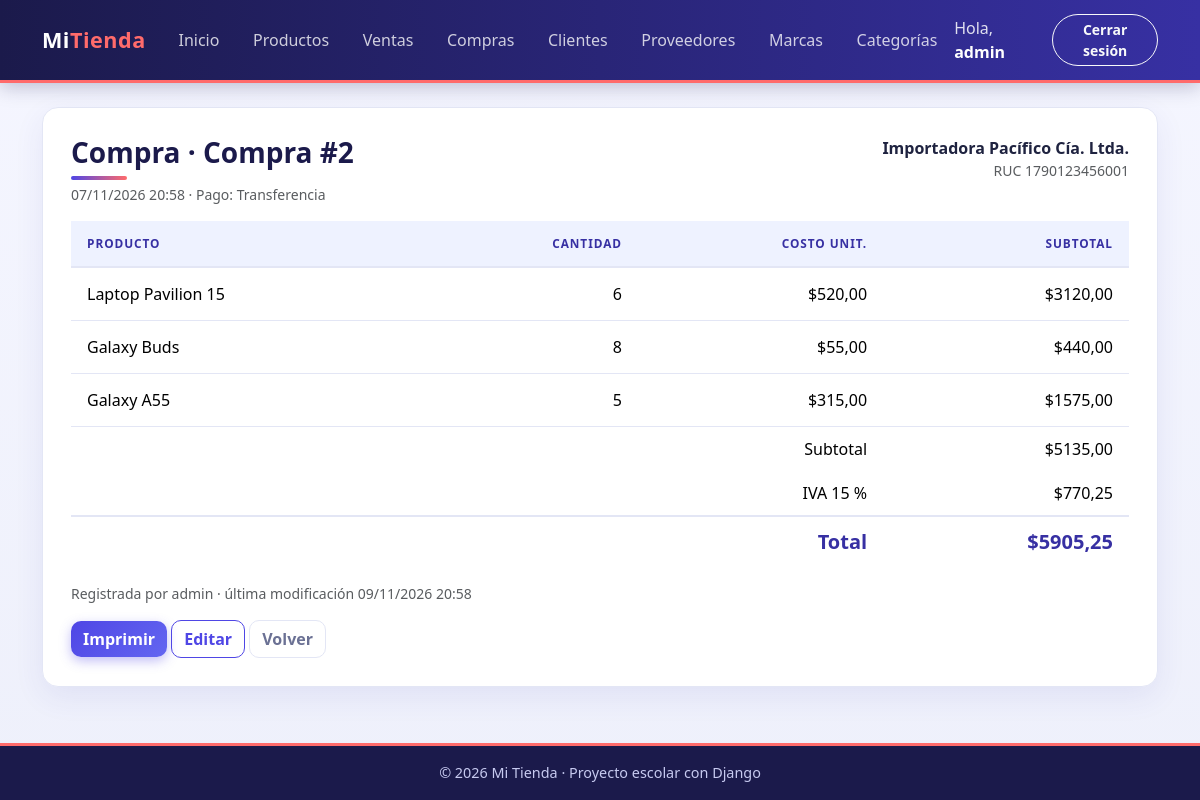
Screenshot of /facturacion/compras/2/ (signed in) with the database file from the repository.
### facturacion/models.py (models this page shows, shortened)
class ModeloBase(models.Model):
    user = models.ForeignKey(                    # 1:N con User: un usuario registra muchos registros
        User,
        on_delete=models.SET_NULL,               # Si borran al usuario, el registro se queda con user vacío
        null=True,                               # SET_NULL necesita que la columna acepte NULL
        blank=True,
        editable=False,                          # No aparece en formularios: lo llena la VISTA, no la persona
        related_name="%(class)s_registrados",    # %(class)s = nombre del modelo → user.producto_registrados
        verbose_name="Registrado por",
    )
    fecha_creacion = models.DateTimeField("Fecha de creación", auto_now_add=True)   # Se llena sola al CREAR
    fecha_modificacion = models.DateTimeField("Última modificación", auto_now=True) # Se actualiza sola en CADA save()
    class Meta:
        abstract = True                          # ← LA CLAVE: modelo "molde", sin tabla propia

class Compra(ModeloBase):
    proveedor = models.ForeignKey(Proveedor, on_delete=models.PROTECT, related_name="compras")
    fecha_hora = models.DateTimeField("Fecha y hora", default=timezone.now)
    subtotal = models.DecimalField(max_digits=12, decimal_places=2, default=0, editable=False)
    iva = models.DecimalField("IVA", max_digits=12, decimal_places=2, default=0, editable=False)
    total = models.DecimalField(max_digits=12, decimal_places=2, default=0, editable=False)
    tipo_pago = models.CharField("Tipo de pago", max_length=15, choices=TipoPago.choices, default=TipoPago.CONTADO)
    class Meta:
        verbose_name = "Compra"
        verbose_name_plural = "Compras"
        ordering = ["-fecha_hora"]
    def __str__(self):
        return f"Compra #{self.pk}"

class Proveedor(ModeloBase):                     # NUEVO
    nombre = models.CharField(max_length=80)
    apellido = models.CharField(max_length=80)
    ruc = models.CharField("RUC", max_length=13, unique=True)        # RUC de Ecuador: 13 dígitos
    email = models.EmailField("Correo", blank=True)
    contacto = models.CharField("Teléfono de contacto", max_length=15, blank=True)
    logo = models.ImageField(upload_to="proveedores/", blank=True)   # Archivo en MEDIA_ROOT/proveedores/
    class Meta:
        verbose_name = "Proveedor"
        verbose_name_plural = "Proveedores"
        ordering = ["nombre", "apellido"]
    def __str__(self):
        return f"{self.nombre} {self.apellido}"

class DetalleCompra(ModeloBase):
    compra = models.ForeignKey(Compra, on_delete=models.CASCADE, related_name="detalles")
    producto = models.ForeignKey(Producto, on_delete=models.PROTECT, related_name="detalles_compra")
    cantidad = models.PositiveIntegerField(default=1, validators=[MinValueValidator(1)])
    precio = models.DecimalField("Costo unitario", max_digits=10, decimal_places=2)   # lo que cobró el proveedor
    class Meta:
        verbose_name = "Detalle de compra"
        verbose_name_plural = "Detalles de compra"
    @property
    def subtotal(self):
        return self.cantidad * self.precio

class Producto(ModeloBase):
    nombre = models.CharField(max_length=100)
    descripcion = models.TextField("Descripción", blank=True)
    precio = models.DecimalField(max_digits=10, decimal_places=2)    # Precio de VENTA actual
    stock = models.PositiveIntegerField(default=0)                   # Unidades en bodega (nunca negativo)
    imagen = models.ImageField(                  # NUEVO: guarda una FOTO
        upload_to="productos/",                  #   el archivo va a MEDIA_ROOT/productos/
        blank=True,                              #   la foto es opcional
    )                                            #   En la tabla solo se guarda el TEXTO de la ruta: "productos/a55.jpg"
    marca = models.ForeignKey(Marca, on_delete=models.PROTECT, related_name="productos")
    categorias = models.ManyToManyField(Categoria, related_name="productos", blank=True)
    activo = models.BooleanField(default=True)
    class Meta:
        verbose_name = "Producto"
        verbose_name_plural = "Productos"
        ordering = ["nombre"]

### facturacion/views.py (the view)
# urls.py: path("compras/<int:pk>/", views.CompraDetailView.as_view(), name="compra_detalle"),
class CompraDetailView(LoginRequiredMixin, DetailView):    # VER (el detalle de la compra)
    model = Compra
    template_name = "facturacion/compra_detalle.html"
    context_object_name = "compra"
    def get_queryset(self):
        return super().get_queryset().select_related("proveedor", "user").prefetch_related("detalles__producto")
    def get_context_data(self, **kwargs):
        contexto = super().get_context_data(**kwargs)
        contexto["iva_porcentaje"] = IVA_TARIFA * 100      # 15
        return contexto

### facturacion/templates/facturacion/compra_detalle.html (shortened to what this page needs)
{% extends "base.html" %}
{% block contenido %}
<div class="tarjeta">
    <div class="d-flex justify-content-between flex-wrap gap-2 mb-3">
        <div>
            <h1 class="h3 titulo-pagina mb-1">Compra · {{ compra }}</h1>
            <div class="text-muted small">{{ compra.fecha_hora|date:"d/m/Y H:i" }} · Pago: {{ compra.get_tipo_pago_display }}</div>
        </div>
        <div class="text-end">
            <div class="fw-semibold">{{ compra.proveedor }}</div>
            <div class="text-muted small">RUC {{ compra.proveedor.ruc }}</div>
        </div>
    </div>
    <table class="table align-middle">
        <thead><tr><th>Producto</th><th class="text-end">Cantidad</th><th class="text-end">Costo unit.</th><th class="text-end">Subtotal</th></tr></thead>
        <tbody>
            {% for detalle in compra.detalles.all %}
            <tr>
                <td>{{ detalle.producto.nombre }}</td>
                <td class="text-end">{{ detalle.cantidad }}</td>
                <td class="text-end">${{ detalle.precio }}</td>
                <td class="text-end">${{ detalle.subtotal|floatformat:2 }}</td>
            </tr>
            {% endfor %}
        </tbody>
        <tfoot class="totales">
            <tr><td colspan="3" class="text-end">Subtotal</td><td class="text-end">${{ compra.subtotal }}</td></tr>
            <tr><td colspan="3" class="text-end">IVA {{ iva_porcentaje|floatformat:0 }} %</td><td class="text-end">${{ compra.iva }}</td></tr>
            <tr><td colspan="3" class="text-end fw-bold fs-5">Total</td><td class="text-end fw-bold fs-5">${{ compra.total }}</td></tr>
        </tfoot>
    </table>
    <p class="text-muted small">Registrada por {{ compra.user|default:"—" }} · última modificación {{ compra.fecha_modificacion|date:"d/m/Y H:i" }}</p>
    <div class="no-imprimir">
        <button type="button" class="btn btn-principal" onclick="window.print()">Imprimir</button>
        <a href="{% url 'facturacion:compra_editar' compra.pk %}" class="btn btn-outline-primary">Editar</a>
        <a href="{% url 'facturacion:compra_lista' %}" class="btn btn-outline-secondary">Volver</a>
    </div>
</div>
{% endblock %}

### templates/base.html (shortened to what this page needs)
{% load static %}
<!DOCTYPE html>
<html lang="es">
<head>
    <link href="https://cdn.jsdelivr.net/npm/bootstrap@5.3.3/dist/css/bootstrap.min.css" rel="stylesheet">
    <link rel="stylesheet" href="{% static 'css/estilos.css' %}">
</head>
<body>
    <nav class="navbar navbar-expand-lg navbar-dark barra">
        <div class="container">
            <a class="navbar-brand fw-bold" href="{% url 'home' %}">Mi<span class="text-warning">Tienda</span></a>
            <div class="collapse navbar-collapse" id="menu">
                <ul class="navbar-nav me-auto">
                    <li class="nav-item"><a class="nav-link" href="{% url 'home' %}">Inicio</a></li>
                    {% if user.is_authenticated %}
                        <li class="nav-item"><a class="nav-link" href="{% url 'facturacion:producto_lista' %}">Productos</a></li>
                        <li class="nav-item"><a class="nav-link" href="{% url 'facturacion:venta_lista' %}">Ventas</a></li>
                        <li class="nav-item"><a class="nav-link" href="{% url 'facturacion:compra_lista' %}">Compras</a></li>
                        <li class="nav-item"><a class="nav-link" href="{% url 'facturacion:cliente_lista' %}">Clientes</a></li>
                        <li class="nav-item"><a class="nav-link" href="{% url 'facturacion:proveedor_lista' %}">Proveedores</a></li>
                        <li class="nav-item"><a class="nav-link" href="{% url 'facturacion:marca_lista' %}">Marcas</a></li>
                        <li class="nav-item"><a class="nav-link" href="{% url 'facturacion:categoria_lista' %}">Categorías</a></li>
                    {% endif %}
                </ul>
                <ul class="navbar-nav align-items-lg-center gap-2">
                    {% if user.is_authenticated %}
                        <li class="nav-item navbar-text">Hola, <a href="{% url 'facturacion:mi_perfil' %}" class="text-white fw-bold text-decoration-none">{{ user.username }}</a></li>
                        <li class="nav-item">
                            <form method="post" action="{% url 'logout' %}" class="m-0">
                                <button type="submit" class="btn btn-sm btn-outline-light">Cerrar sesión</button>
                            </form>
                        </li>
                    {% else %}
                        <li class="nav-item"><a class="nav-link" href="{% url 'login' %}">Ingresar</a></li>
                        <li class="nav-item"><a class="btn btn-sm btn-warning" href="{% url 'registro' %}">Crear cuenta</a></li>
                    {% endif %}
                </ul>
            </div>
        </div>
    </nav>
    <main class="container py-4">
        {% block contenido %}{% endblock %}
    </main>
    <footer class="pie text-center py-3">© 2026 Mi Tienda · Proyecto escolar con Django</footer>
</body>
</html>

### static/css/estilos.css (style rules this page uses)
:root { --indigo-900: #1b1a4b; --indigo-700: #3730a3; --indigo-600: #4f46e5; --indigo-500: #6366f1; --indigo-50: #eef2ff; --coral: #ff6b6b; --texto: #1f2340; --texto-suave:#6b7194; --borde: #e3e6f5; --radio: 16px; }
body { font-family: "Segoe UI", system-ui, -apple-system, Roboto, "Helvetica Neue", Arial, sans-serif; color: var(--texto); background: linear-gradient(180deg, #f5f6ff 0%, #eef0fb 100%); background-attachment: fixed; min-height: 100vh; display: flex; flex-direction: column; }
main { flex: 1; }
.barra { background: linear-gradient(90deg, var(--indigo-900), var(--indigo-700)); box-shadow: 0 4px 18px rgba(27, 26, 75, .25); border-bottom: 3px solid var(--coral); }
.barra .navbar-brand { letter-spacing: .5px; font-size: 1.35rem; }
.barra .text-warning { color: var(--coral) !important; }
.barra .nav-link { color: rgba(255, 255, 255, .78); border-radius: 999px; padding: .4rem .95rem !important; margin: 0 .1rem; transition: background-color .2s, color .2s; }
.barra .btn-outline-light { border-radius: 999px; }
.titulo-pagina { position: relative; padding-bottom: 10px; font-weight: 700; color: var(--indigo-900); }
.titulo-pagina::after { content: ""; position: absolute; left: 0; bottom: 0; width: 56px; height: 4px; border-radius: 4px; background: linear-gradient(90deg, var(--indigo-600), var(--coral)); }
.tarjeta { background-color: #fff; border: 1px solid var(--borde); border-radius: var(--radio); padding: 28px; box-shadow: 0 10px 30px rgba(55, 48, 163, .08); }
.table { --bs-table-hover-bg: var(--indigo-50); }
.table thead th { background-color: var(--indigo-50); color: var(--indigo-700); text-transform: uppercase; font-size: .74rem; letter-spacing: .08em; font-weight: 700; border-bottom: 2px solid var(--borde); padding: 14px 16px; }
.table tbody td { padding: 14px 16px; border-color: var(--borde); }
.btn { border-radius: 10px; font-weight: 600; transition: all .2s ease; }
.btn-principal { background: linear-gradient(135deg, var(--indigo-600), var(--indigo-500)); color: #fff; border: 0; box-shadow: 0 4px 12px rgba(79, 70, 229, .35); }
.btn-outline-primary { color: var(--indigo-600); border-color: var(--indigo-600); }
.btn-outline-secondary { color: var(--texto-suave); border-color: var(--borde); background: #fff; }
.pie { background: var(--indigo-900); color: #c7caf0; font-size: .9rem; border-top: 3px solid var(--coral); }
.totales td { border: 0; }
.totales tr:last-child td { border-top: 2px solid var(--borde); color: var(--indigo-700); }
.barra .navbar-text { color: rgba(255, 255, 255, .85); }
.table tfoot td { padding: 10px 16px; }

### rows the page displays
Compra: id "Compra #2", fecha_hora "07/11/2026 20:58", tipo_pago "Transferencia", proveedor "Importadora Pacífico Cía. Ltda.", proveedor.ruc "1790123456001", subtotal "5135,00", iva "770,25", total "5905,25", user "admin", fecha_modificacion "09/11/2026 20:58"
DetalleCompra: producto.nombre "Laptop Pavilion 15", cantidad "6", precio "520,00", subtotal "3120,00"
DetalleCompra: producto.nombre "Galaxy Buds", cantidad "8", precio "55,00", subtotal "440,00"
DetalleCompra: producto.nombre "Galaxy A55", cantidad "5", precio "315,00", subtotal "1575,00"

### other values shown
{{ user.username }} "admin"
{{ iva_porcentaje|floatformat:0 }} "15"
